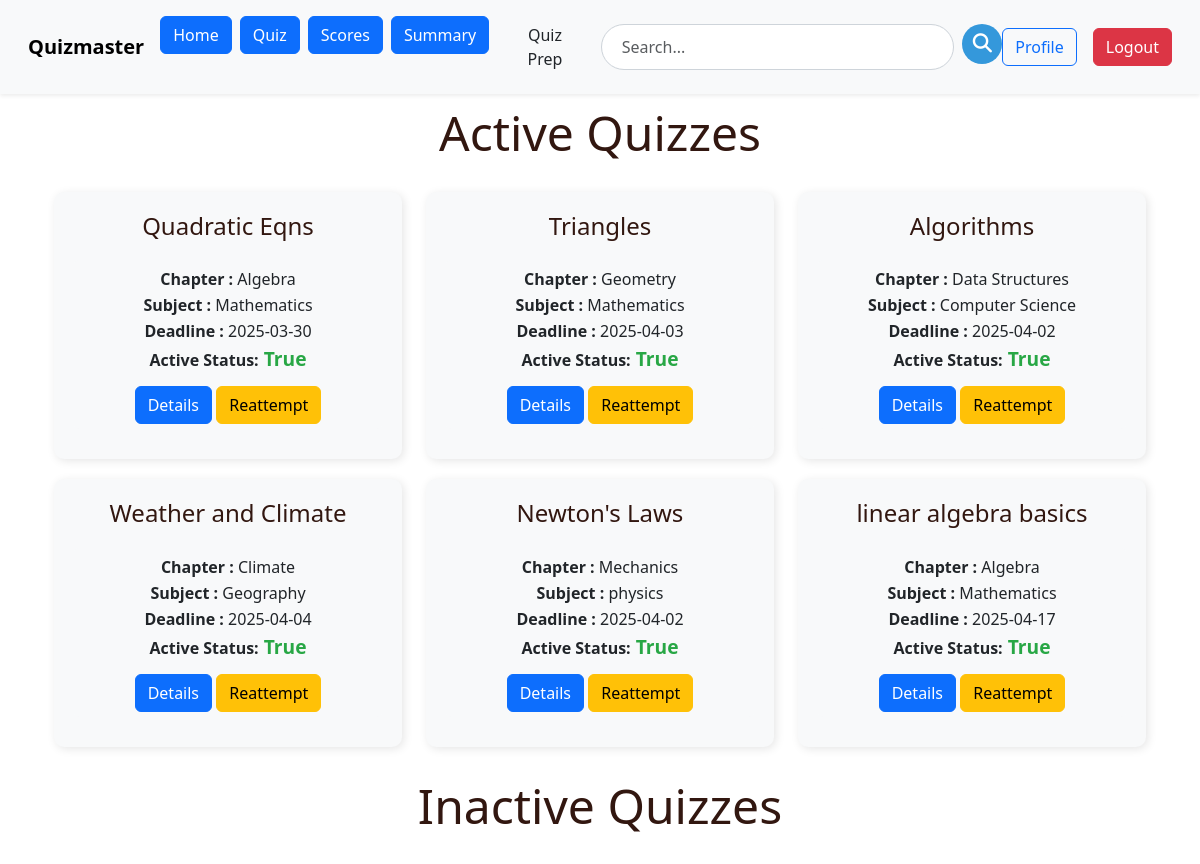
The page /user/user_quiz (signed in) on the database its author committed.
### models.py (models this page shows)
class Quiz(db.Model):
    id=db.Column(db.Integer, primary_key=True)
    name = db.Column(db.String(100), nullable=False)
    description=db.Column(db.String(256), nullable=True)
    start_date=db.Column(db.Date, nullable=True)
    end_date=db.Column(db.Date, nullable=True)
    time_duration=db.Column(db.Time, nullable=True)
    remarks=db.Column(db.String(256), nullable=True)
    no_of_questions=db.Column(db.Integer, nullable=True)
    is_active=db.Column(db.Boolean, nullable=False, default=False)
    questions = db.relationship('Questions', backref='quiz', lazy=True)
    total_attempted=db.Column(db.Integer, nullable=False, default=0)
    scores = db.relationship('Scores', backref='quiz', lazy=True)
    subject_id=db.Column(db.Integer, db.ForeignKey('subject.id'), nullable=False)
    chapter_id= db.Column(db.Integer, db.ForeignKey('chapter.id'),nullable=False)

class Chapter(db.Model):
    id=db.Column(db.Integer, primary_key=True)
    name=db.Column(db.String(32), unique=True)
    Description=db.Column(db.String(256), nullable=True)
    no_of_questions=db.Column(db.Integer, nullable=True)
    subject_id=db.Column(db.Integer, db.ForeignKey('subject.id'), nullable=False)
    quizzes = db.relationship('Quiz', backref='chapter', lazy=True)
    questions = db.relationship('Questions', backref='chapter', lazy=True)

class Subject(db.Model):
    id=db.Column(db.Integer, primary_key=True)
    name=db.Column(db.String(32), unique=True)
    Description=db.Column(db.String(256), nullable=False)
    category=db.Column(db.String(32), nullable=True)
    chapters = db.relationship('Chapter', backref='subject', lazy=True)
    quizzes = db.relationship('Quiz', backref='subject', lazy=True)

### routes.py (the view)
@app.route('/user/user_quiz')
@auth_required
def user_quiz():
    user_id = session.get('user_id')  # Get the logged-in user's ID
    quizzes = Quiz.query.all()
    attempted_quiz_ids = (
        db.session.query(Scores.quiz_id)
        .filter(Scores.user_id == user_id)
        .distinct()
        .all()
    )
    attempted_quiz_ids = [quiz_id[0] for quiz_id in attempted_quiz_ids]
    return render_template(
        'user/user_quiz.html',
        quizzes=quizzes,
        attempted_quiz_ids=attempted_quiz_ids
    )

### routes.py (called while the page is built)
def auth_required(f):
    @wraps(f)
    def inner(*args, **kwargs):
        if 'user_id' not in session:
            flash('please login to continue')
            return redirect(url_for('login'))
        return f(*args, **kwargs)
    return inner

### templates/user/user_quiz.html (shortened to what this page needs)
{% extends 'user/user_layout.html' %}
{% block content %}
<div class="container">
    <h2>Active Quizzes</h2>
    <div class="row">
        {% for quiz in quizzes %}
        {% if quiz.is_active == True %}
        <div class="col-md-4">
            <div class="subject-tile">
                <h4>{{ quiz.name }}</h4>
                <div class="details-content">
                    <p><strong>Chapter :</strong> {{ quiz.chapter.name }}</p>
                    <p><strong>Subject :</strong> {{ quiz.subject.name }}</p>
                    <p><strong>Deadline :</strong> {{ quiz.end_date }}</p>
                    <p class="quiz-div"><strong>Active Status:</strong><strong class="status"> {{ quiz.is_active }}</strong></p>
                    <a href="{{ url_for('view_quiz', quiz_id=quiz.id) }}" class="btn btn-primary" id="chapter_btn">Details</a>
                    {% if quiz.id in attempted_quiz_ids %}
                    <a href="{{ url_for('attempt_quiz', quiz_id=quiz.id) }}" class="btn btn-warning" id="chapter_btn">Reattempt</a>
                    {% else %}
                    <a href="{{ url_for('attempt_quiz', quiz_id=quiz.id) }}" class="btn btn-primary" id="chapter_btn">Start</a>
                    {% endif %}
                </div>
            </div>
        </div>
        {% endif %}
        {% endfor %}
    </div>
</div>
<div class="container">
    <h2>Inactive Quizzes</h2>
</div>
{% endblock %}

### templates/user/user_quiz.html (style rules this page uses)
h2 { text-align: center; color: #321710; font-size: 3rem; margin-bottom: 20px; padding: 10px; }
.subject-tile { background: #f8f9fa; border-radius: 10px; padding: 20px; box-shadow: 2px 2px 10px rgba(0, 0, 0, 0.1); margin-bottom: 20px; }
.btn-primary { align-items: center; }
h4 { color: #321710; font-size: 1.5rem; margin-bottom: 20px; text-align: center; }
.details-content { background-color: #f8f9fa; padding: 5px; border-radius: 5px; margin-bottom: 10px; text-align: center; }
.details-content p { margin: 2px 0; }
.quiz-div { margin-bottom: 10px; padding-bottom: 10px; }
.status { font-size: 1.2rem; color: #28a745; }

### rows shown on the page
Quiz: name "Quadratic Eqns", chapter.name "Algebra", subject.name "Mathematics", end_date "2025-03-30", is_active "True"
Quiz: name "Triangles", chapter.name "Geometry", subject.name "Mathematics", end_date "2025-04-03", is_active "True"
Quiz: name "Algorithms", chapter.name "Data Structures", subject.name "Computer Science", end_date "2025-04-02", is_active "True"
Quiz: name "Weather and Climate", chapter.name "Climate", subject.name "Geography", end_date "2025-04-04", is_active "True"
Quiz: name "Newton's Laws", chapter.name "Mechanics", subject.name "physics", end_date "2025-04-02", is_active "True"
Quiz: name "linear algebra basics", chapter.name "Algebra", subject.name "Mathematics", end_date "2025-04-17", is_active "True"
